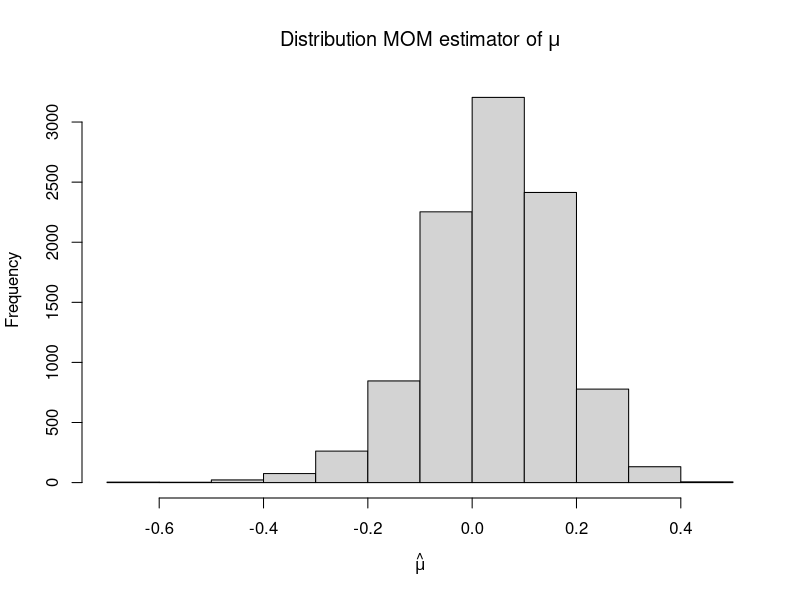
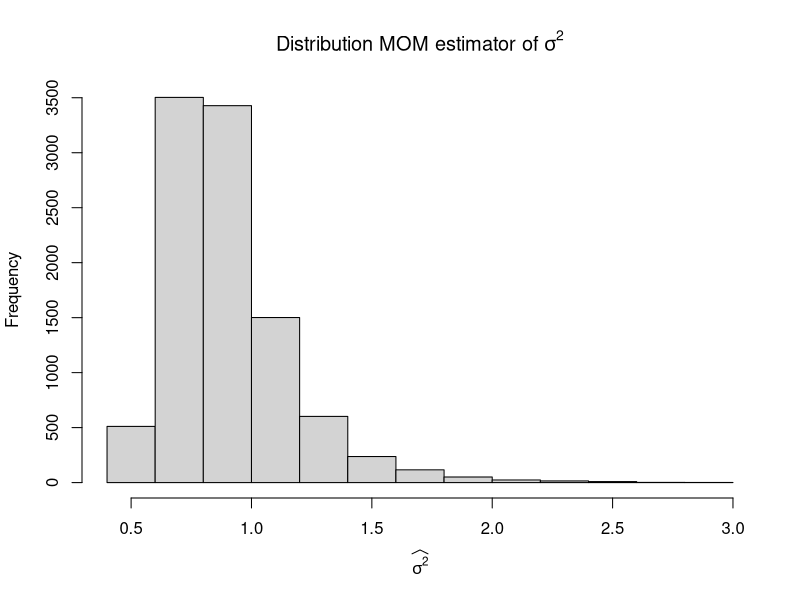
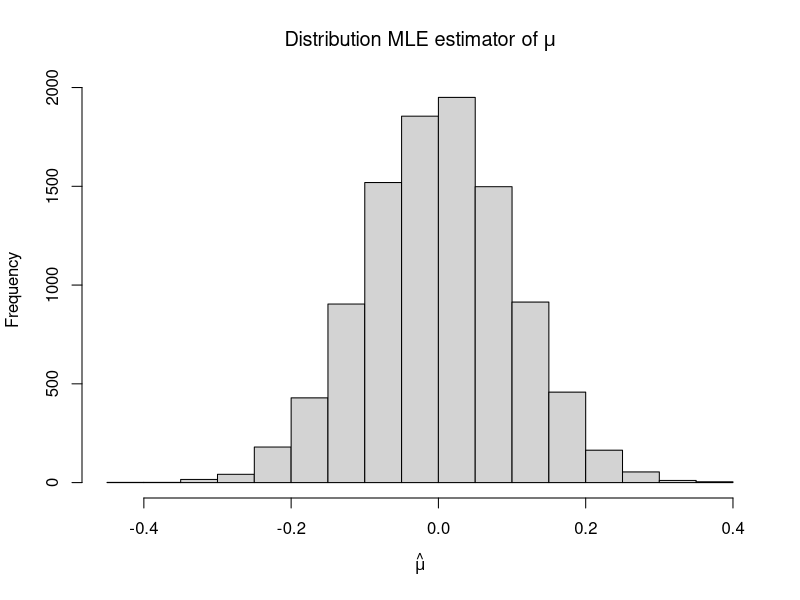
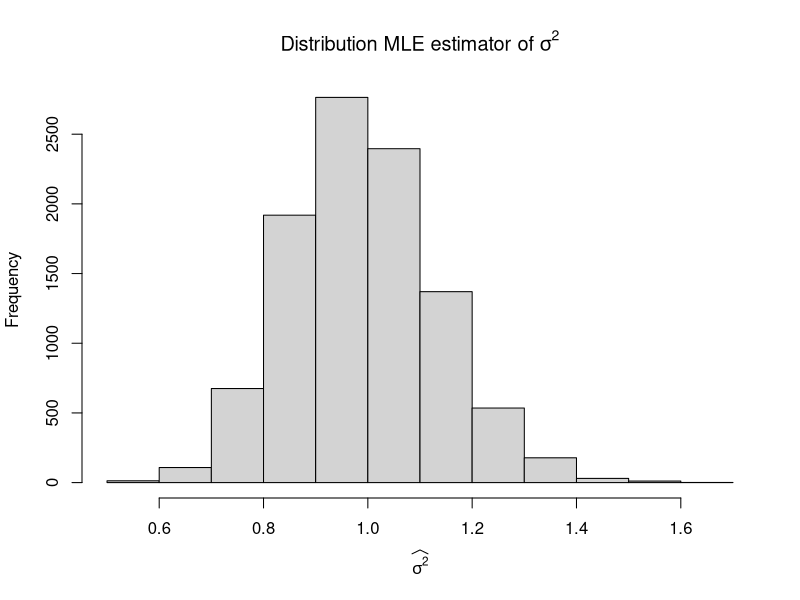

Write the R code that produced these figures, in order.
nSim = 10000
set.seed(7224)

n = 100
mu = 0
sigma = 1
momArray = array(0, dim=c(nSim,2))

for (i in 1:nSim){
  #simulate values from log-normal
  y <- exp(rnorm(n=n, mean=mu, sd=sigma^2))
  
  #calculate mom estimates and save them into the array
  m1 <- mean(y)
  m2 <- mean(y^2)
  mom_mu <- 2*log(m1)-0.5*log(m2)
  mom_sigmasq <- log(m2) - 2*log(m1)
  momArray[i,] <- c(mom_mu, mom_sigmasq)
  
}

hist(momArray[,1], main = expression('Distribution MOM estimator of'~mu),
     xlab = expression(hat(mu)))

hist(momArray[,2], main = expression('Distribution MOM estimator of'~sigma^2),
     xlab = expression(widehat(sigma^2)))

set.seed(7224)
mleArray = array(0, dim=c(nSim,2))

for (i in 1:nSim){
  #simulate values from log-normal
  y <- exp(rnorm(n=n, mean=mu, sd=sigma))
  
  #calculate MLE estimates and save them into the array
  mle_mu <- mean(log(y))
  mle_sigmasq <- sum((log(y)-mle_mu)^2) / n
  mleArray[i,] <- c(mle_mu, mle_sigmasq)
  
}

hist(mleArray[,1], main = expression('Distribution MLE estimator of'~mu),
     xlab = expression(hat(mu)))

hist(mleArray[,2], main = expression('Distribution MLE estimator of'~sigma^2),
     xlab = expression(widehat(sigma^2)))